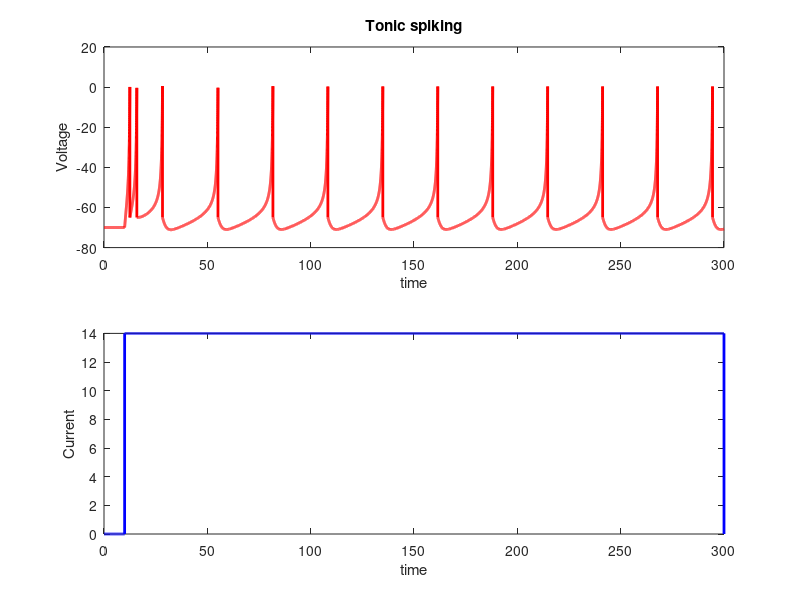

MATLAB code to generate this figure:
%% Izhikevich neuron model
%Implement Izhikevich model using the given equations and simulate the tonic bursting 
%and plot the voltage response v(t) wrt time taking v0=-70,u0=b*v0 for approximately 300 secs 
%for the given parameter values.
%a=0.02, b=0.2, c=-65, d=6, I=0 for 0<=t<10 and I=14 for 10<=t<300

%Constants
a=0.02; b=0.2; c= -65; d=6;
v0= -70; u0= b*v0;

% Time 
dt = 0.01;        % Integration time step
t_total = 300;     % Total time
No_steps = round(t_total./dt);
time_points = linspace(0, t_total, No_steps + 1); % Time points for update

% Current 
t_Iend = 300;     %Stop current at t_Iend
t_Istart = 10;    %Start current at t_Istart
Istart_count = round(t_Istart./dt);
Ifinish_count = round(t_Iend./dt);
Iin = zeros(1, No_steps + 1);
Iin(Istart_count:Ifinish_count) = 14; %Constant current injected I0

% Integration using Euler Method
v = zeros(1, No_steps + 1);
u = zeros(1, No_steps + 1);

v(1) = v0;
u(1) = u0;
for i=1:No_steps
    dv = (Iin(i) + 0.04*(v(i)^2) + 5*v(i) + 140 - u(i)).*dt;
    du = a.*(b*v(i) - u(i)).*dt;
    
    v(i+1) = v(i) + dv;
    u(i+1) = u(i) + du;
    
    if v(i+1) > 1
        v(i+1) = c;
        u(i+1) = u(i) +d;
    end
end

subplot(2,1,1)
plot(time_points, v, 'r', 'LineWidth',2);
ylabel('Voltage')
xlabel('time')
title('Tonic spiking')

subplot(2,1,2)
plot(time_points, Iin, 'b', 'LineWidth',2);
ylabel('Current')
xlabel('time')

